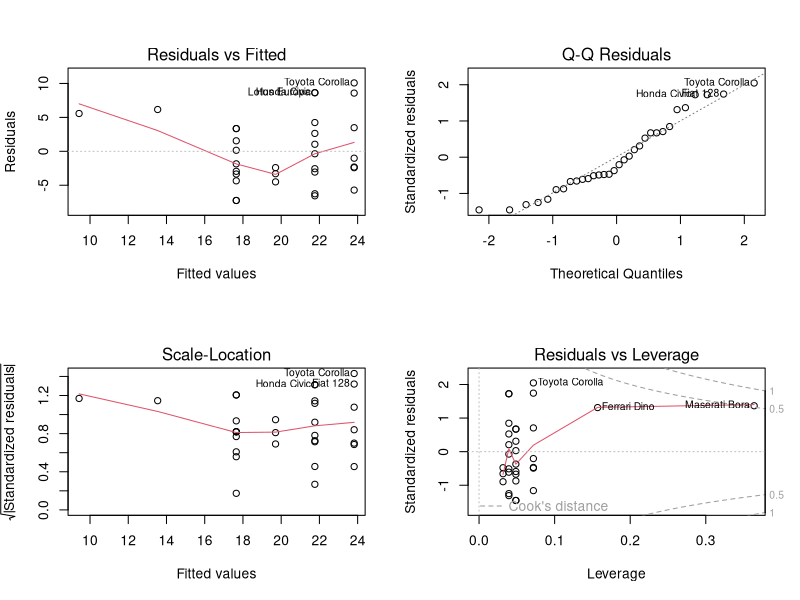

This figure's R source: (Note: this script raises an error after producing the figure.)
## ---- chunk 1
knitr::opts_chunk$set(echo = TRUE)
library(tidyverse)
library(car)
## ---- chunk 2
mtcars
## ---- chunk 3
reg <- lm(mpg~carb, data = mtcars) # the fuel consumption in miles per gallon ~ number of carburetors
summary(reg)

## ---- chunk 4
reduced <- lm(mpg ~ carb, data = mtcars) # simple linear regression predicting Y in terms of X 
full <- lm(mpg ~ as.factor(carb), data = mtcars) # using group means to predict Y for each value of X, thus treating X as a categorical variable

anova(reduced, full)
## ---- chunk 5
par(mfrow=c(2,2))
plot(reg)
## ---- chunk 6
# Studentized residuals and testing for outliers
t <- rstudent(reg)
par(mfrow=c(1,1)) # Return to the 1x1 plot window 
# plot(t)
t[ abs(t) > 2 ]
n = length(carb)
qt( 0.025/n, n-2 )
t[ abs(t) > abs(qt( 0.025/n, n-2 )) ]
## ---- chunk 7
outlierTest(reg)
## ---- chunk 8
library(MASS)
muscle
## ---- chunk 9
reg2 <- lm(Length~Conc, data = muscle)
summary(reg2)
## ---- chunk 10
anova(reg2)
qf(0.95, df1 = 1, df2 = 58)
## ---- chunk 11
confint(reg2, "Conc", level = 0.95)
## ---- chunk 12
